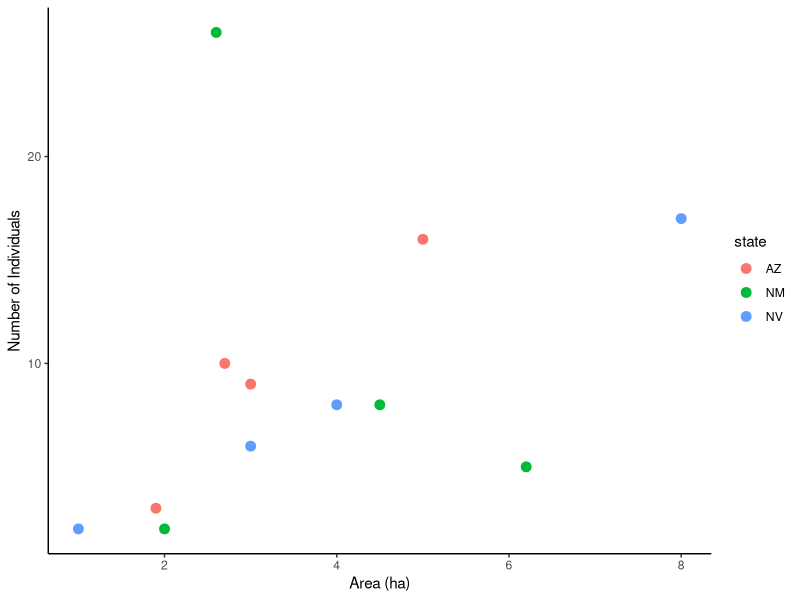
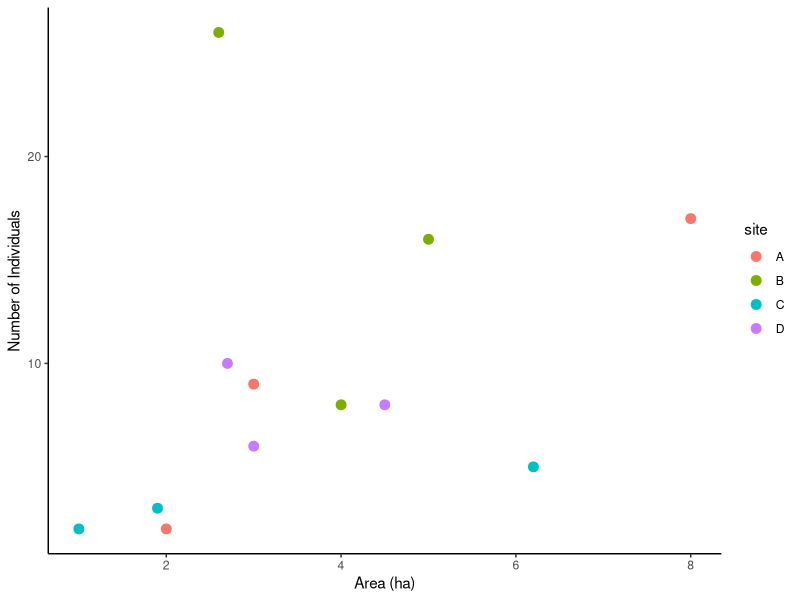

These figures' R source, in order: (Note: this script raises an error after producing the figures.)
## ---- chunk 1
knitr::opts_chunk$set(echo = TRUE, warning = FALSE, message = FALSE)
## ---- chunk 2
# convert_pounds_to_grams <- function(________) {
#     grams <- 453.6 * pounds
#     return(________)
# }
## ---- chunk 3
# convert_fahrenheit_to_celsius <- ________(________) {
#     celsius <- (fahrenheit - 32) * 5 / 9
#     ________(________)
# }
## ---- chunk 4
#1a
convert_pounds_to_grams <- function(pounds) {
  grams <- 453.6 * pounds
  return(grams)
}
convert_pounds_to_grams(3.75)

#1b 
convert_fahrenheit_to_celsius <- function(fahrenheit) {
  celsius <- (fahrenheit - 32) * 5 / 9
  return(celsius)
}
convert_fahrenheit_to_celsius(80)

#1c
double <- function(number){
  doubled_num <- number * 2 
  return(doubled_num)
}
double(512)

#1d 
prediction <- function(x, a, b){
  y <- a + b * x
  return(y)
}
prediction(12, 6, 0.8)
## ---- chunk 5
get_mass_from_length_theropoda <- function(length){
  mass <- 0.73 * length ^ 3.63
  return(mass)
}
## ---- chunk 6
#2a 
get_mass_from_length_theropoda <- function(length){
  mass <- 0.73 * length ^ 3.63
  return(mass)
}
get_mass_from_length_theropoda(16)

#2b
get_mass_from_length <- function(length, a, b){
  mass <- a * length ^ b
  return(mass)
}
get_mass_from_length(26, a = 214.44, b = 1.46)
## ---- chunk 7
# convert_pounds_to_grams <- function(________, numdigits = __) {
#   grams <- 453.6 * pounds
#   rounded <- round(grams, digits = numdigits)
#   return(________)
# }
## ---- chunk 8
#3a
convert_pounds_to_grams <- function(pounds, numdigits = 1) {
  grams <- 453.6 * pounds
  rounded <- round(grams, digits = numdigits)
  return(rounded)
}
convert_pounds_to_grams(4.3)

#3b
get_height_from_weight <- function(weight, a = 12, b = 0.38){
  height <- a * weight ^ b
  return(height)
}
get_height_from_weight(42)

#3c
convert_pounds_to_grams(2) |> 
  get_height_from_weight(b = 0.32)
## ---- chunk 9
#4a 
get_mass_from_length <- function(length, a = 39.9, b = 2.6){
  mass <- a * length ^ b
  return(mass)
}

#4b
get_mass_from_length(22, a = 214.44, b = 1.46)

#4c
get_mass_from_length(16)
## ---- chunk 10
#5 
convert_kg_to_pounds <- function(kilograms){
  mass <- 2.205 * kilograms 
  return(mass)
}

get_mass_from_length(12, a = 10.95, b = 2.64) |> 
  convert_kg_to_pounds()
## ---- chunk 11
count_data <- data.frame(
  state = c("AZ", "AZ", "AZ", "AZ", "NM", "NM", "NM", "NM", "NV", "NV", "NV", "NV"),
  site = c("A", "B", "C", "D", "A", "B", "C", "D", "A", "B", "C", "D"),
  count = c(9, 16, 3, 10, 2, 26, 5, 8, 17, 8, 2, 6),
  area = c(3, 5, 1.9, 2.7, 2, 2.6, 6.2, 4.5, 8, 4, 1, 3)
  )
## ---- chunk 12
library(tidyverse)
#6a
count_plot <- function(df, color){
  ggplot(data = df, aes(x = area, y = count, color = {{color}})) + 
    geom_point(size = 3) +
    labs(x = "Area (ha)",
         y = "Number of Individuals") + 
    theme_classic()
}
count_plot(count_data, state)

#6b
count_plot(count_data, site)
ggsave("../plots/count_site.png", plot=get_last_plot())

#6c
count_plot2 <- function(df, x_axis, y_axis, color, x_lab, y_lab){
  ggplot(data = df, aes(x = {{x_axis}}, y = {{y_axis}}, color = {{color}})) + 
    geom_point(size = 3) +
    labs(x = x_lab,
         y = y_lab) + 
    theme_classic()
}
count_plot2(count_data, area, count, site, "Area (ha)", "Number of Individuals")
## ---- chunk 13
# download.file(url = "https://ndownloader.figshare.com/files/2292172",
#   destfile = "surveys.csv")
# download.file(url = "https://ndownloader.figshare.com/files/3299474",
#   destfile = "plots.csv")
# download.file(url = "https://ndownloader.figshare.com/files/3299483",
#   destfile = "species.csv")
## ---- chunk 14
#' Convert kilograms to pounds
#'
#' @param kg Mass in kilograms (numeric).
#'
#' @return Mass in pounds (numeric).
#'
#' @examples
#' convert_kg_to_pounds(10)
convert_kg_to_pounds <- function(kg) {
  pounds <- 2.205 * kg
  return(pounds)
}
